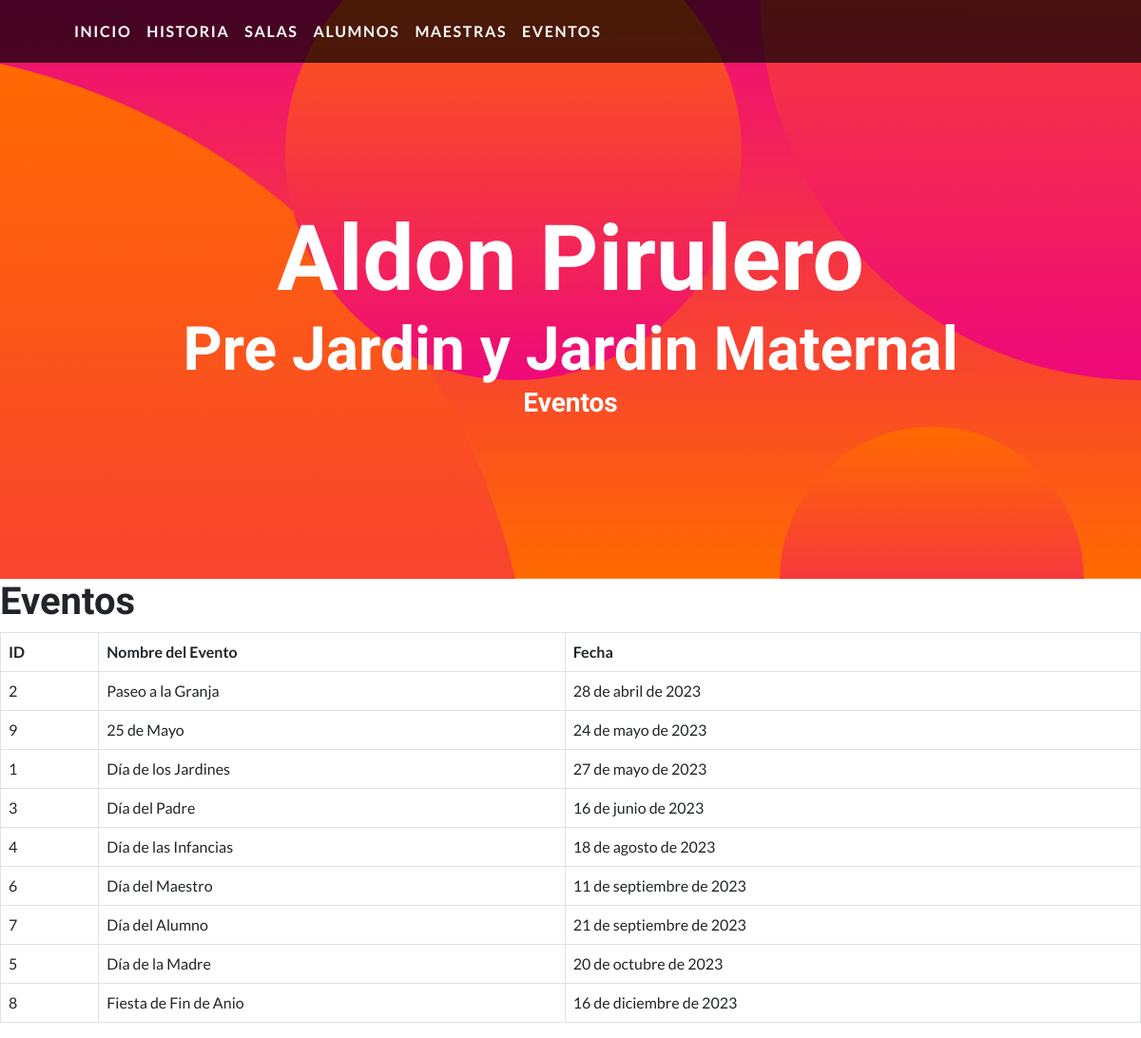
The page /eventos/ on the database its author committed.
### aplicacion/models.py (models this page shows, shortened)
class Eventos(models.Model):
    nombre=models.CharField(max_length=50)
    fecha=models.DateField()
    class Meta:
        verbose_name="Evento"
        verbose_name_plural="Eventos"
        ordering=['fecha']

### aplicacion/views.py (the view)
# urls.py: path('eventos/', eventos, name="eventos"),
def eventos(request):
    contexto = {'eventos': Eventos.objects.all(), 'titulo': 'Eventos'}
    return render(request,"aplicacion/eventos.html", contexto)

### aplicacion/templates/aplicacion/eventos.html (shortened to what this page needs)
{% extends 'aplicacion/base.html' %}
{% load static %}
{% block titulo %}
    Eventos
{% endblock titulo %}
{% block contenido %}
    <h1> {{titulo}} </h1>
    <table class="table table-bordered">
        <thead>
            <tr class="table table-bordered">
                <th>ID</th>
                <th>Nombre del Evento</th>
                <th>Fecha</th>
            </tr>
        </thead>
        <tbody>
    {% for e in eventos %}
        <tr>
            <td>{{ e.id }}</td>
            <td>{{ e.nombre }}</td>
            <td>{{ e.fecha }}</td>
        </tr>
    {% endfor %}
        </table>
{% endblock contenido %}

### rows shown on the page
Eventos: id "2", nombre "Paseo a la Granja", fecha "28 de abril de 2023"
Eventos: id "9", nombre "25 de Mayo", fecha "24 de mayo de 2023"
Eventos: id "1", nombre "Día de los Jardines", fecha "27 de mayo de 2023"
Eventos: id "3", nombre "Día del Padre", fecha "16 de junio de 2023"
Eventos: id "4", nombre "Día de las Infancias", fecha "18 de agosto de 2023"
Eventos: id "6", nombre "Día del Maestro", fecha "11 de septiembre de 2023"
Eventos: id "7", nombre "Día del Alumno", fecha "21 de septiembre de 2023"
Eventos: id "5", nombre "Día de la Madre", fecha "20 de octubre de 2023"
Eventos: id "8", nombre "Fiesta de Fin de Anio", fecha "16 de diciembre de 2023"

### other values the page prints
{{ titulo }} "Eventos"
